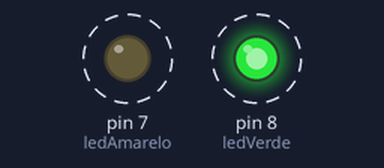
A sketch run on a simulated Arduino Uno, built with avr-gcc and run on an emulated ATmega328P. Parts: output pins drawn as LEDs (lit = HIGH). Dashed ring = blinking.

Above: at 0.2 s.
Timing chart, 0 to 3.0 s (numbered marks = the images above):
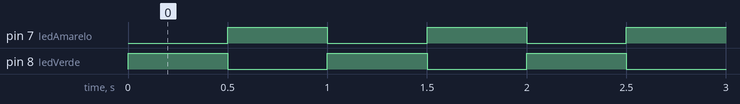

The sketch:

02_Pisca_Pisca_2_LED.ino
```cpp
// porta digital => ligar e desligar LED alternado (ledVerde\ledAmarelo)

// #define => Constante
#define ESPERA	500 // constante de valor 500

int ledVerde = 8; // definir pino "8" Arduino (apelidar de ledVerde)
int ledAmarelo = 7; // definir pino "7" Arduino (apelidar de ledAmarelo)

// ler um vez
void setup() {
	pinMode(ledVerde, OUTPUT); // pino(porta, saída)
  	pinMode(ledAmarelo, OUTPUT); // pino(porta, saída)
}

// loop infinito
void loop() {
 	digitalWrite(ledVerde, HIGH); // escrever (porta, ALTO)
  	digitalWrite(ledAmarelo, LOW); // escrever (porta, BAIXO)
  	delay(ESPERA); // esperar 0,5 s

  	digitalWrite(ledVerde, LOW); // escrever (porta, BAIXO)
  	digitalWrite(ledAmarelo, HIGH); // escrever (porta, ALTO)
  	delay(ESPERA); // esperar 0,5 s
}
```

TESTE01.cpp
```cpp
#include <Arduino.h>
```

TESTE02.cpp
```cpp
#include <Arduino.h> 
```

TESTE03.cpp
```cpp
#include <Arduino.h>
```

Measured:
- by itself, pin 7 (ledAmarelo), pin 8 (ledVerde): alternates HIGH for 0.50 s and LOW for 0.50 s
